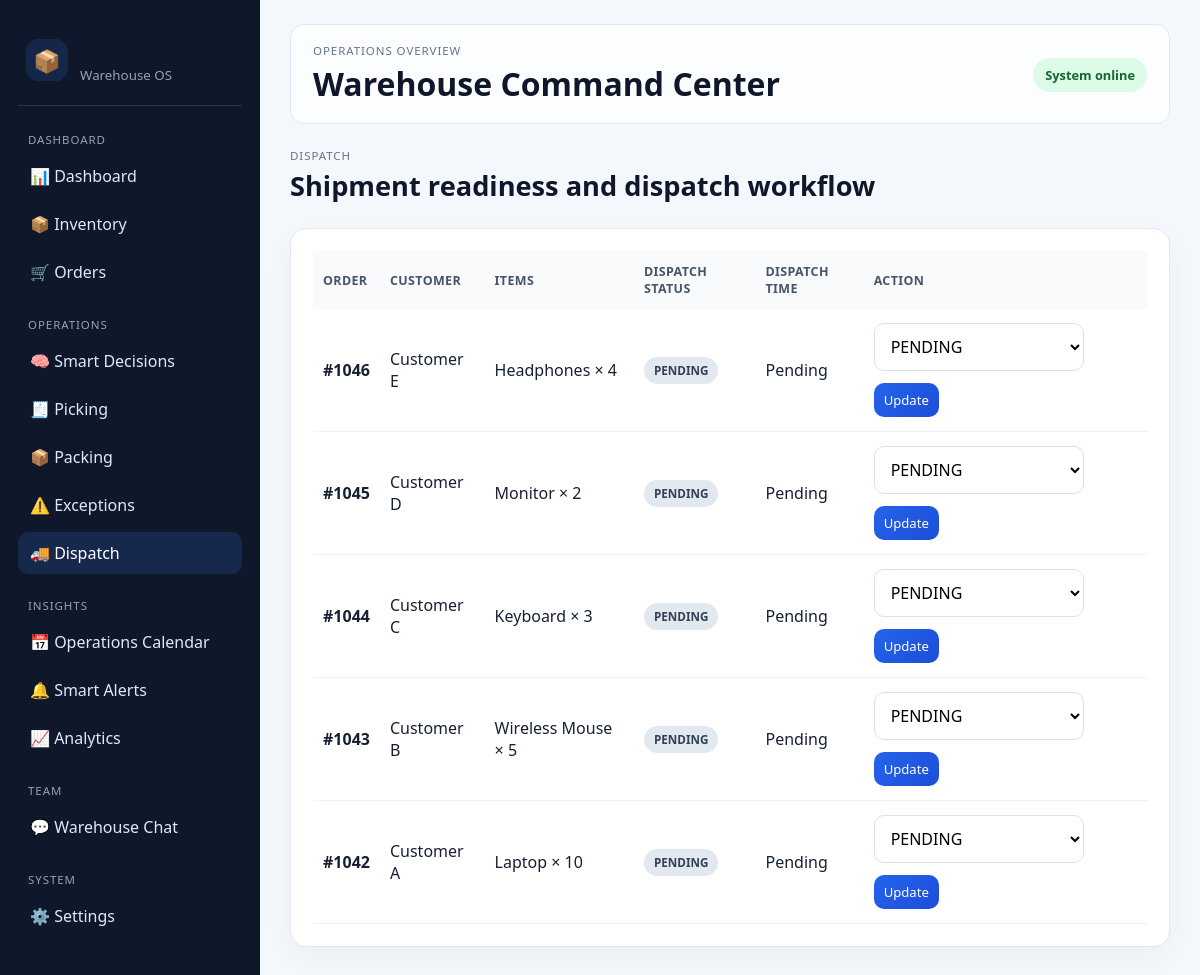
The page /dispatch on the database its author committed.
### tables this page shows
CREATE TABLE orders (
            id INTEGER PRIMARY KEY AUTOINCREMENT,
            order_number TEXT UNIQUE NOT NULL,
            customer TEXT NOT NULL,
            sku TEXT NOT NULL,
            product_name TEXT NOT NULL,
            quantity INTEGER NOT NULL,
            priority TEXT NOT NULL,
            priority_score INTEGER NOT NULL,
            due_date TEXT NOT NULL,
            status TEXT NOT NULL,
            allocated_quantity INTEGER DEFAULT 0,
            shortage_quantity INTEGER DEFAULT 0
        , picking_status TEXT NOT NULL DEFAULT "PENDING", packing_status TEXT NOT NULL DEFAULT "PENDING", dispatch_status TEXT NOT NULL DEFAULT "PENDING", dispatch_time TEXT);

### app.py (the view)
@app.route('/dispatch', methods=['GET'])
def dispatch():
    conn = get_db()
    rows = conn.execute(
        '''
        SELECT o.id, o.order_number, o.customer, o.product_name, o.quantity, o.dispatch_status, o.dispatch_time
        FROM orders o
        ORDER BY o.id DESC
        '''
    ).fetchall()
    conn.close()
    return render_template('dispatch.html', orders=rows)

### database.py (called while the page is built)
def get_db():
    conn = sqlite3.connect(DATABASE)
    conn.row_factory = sqlite3.Row
    return conn

### templates/dispatch.html (shortened to what this page needs)
{% extends "base.html" %}
{% block content %}
<div class="page-header">
    <div>
        <p class="eyebrow">Dispatch</p>
        <h2>Shipment readiness and dispatch workflow</h2>
    </div>
</div>
<section class="panel">
    <div class="table-wrap">
        <table>
            <thead>
                <tr>
                    <th>Order</th>
                    <th>Customer</th>
                    <th>Items</th>
                    <th>Dispatch Status</th>
                    <th>Dispatch Time</th>
                    <th>Action</th>
                </tr>
            </thead>
            <tbody>
                {% for order in orders %}
                <tr>
                    <td><strong>{{ order['order_number'] }}</strong></td>
                    <td>{{ order['customer'] }}</td>
                    <td>{{ order['product_name'] }} × {{ order['quantity'] }}</td>
                    <td><span class="status-badge {{ 'success' if order['dispatch_status'] == 'DISPATCHED' else 'warning' if order['dispatch_status'] == 'READY FOR DISPATCH' else 'neutral' }}">{{ order['dispatch_status'] }}</span></td>
                    <td>{{ order['dispatch_time'] or 'Pending' }}</td>
                    <td>
                        <form method="post" action="/dispatch/update/{{ order['id'] }}" class="inline-form compact-form">
                            <select name="status">
                                <option value="PENDING" {% if order['dispatch_status'] == 'PENDING' %}selected{% endif %}>PENDING</option>
                            </select>
                            <button type="submit" class="small-btn">Update</button>
                        </form>
                    </td>
                </tr>
                {% else %}
                <tr><td colspan="6">No dispatch tasks available.</td></tr>
                {% endfor %}
            </tbody>
        </table>
    </div>
</section>
{% endblock %}

### static/style.css (style rules this page uses)
* { box-sizing: border-box; margin: 0; padding: 0; font-family: "Segoe UI", Arial, sans-serif; }
body { display: flex; background: #f4f7fb; color: #172033; }
button, input, select, textarea { font: inherit; }
button { border: none; border-radius: 10px; padding: 10px 16px; background: linear-gradient(135deg, #2563eb, #1d4ed8); color: white; cursor: pointer; transition: 0.2s ease; }
.eyebrow { font-size: 0.72rem; letter-spacing: 0.08em; text-transform: uppercase; color: #64748b; margin-bottom: 4px; }
h1, h2, h3 { color: #0f172a; }
.page-header { display: flex; align-items: center; justify-content: space-between; margin-bottom: 24px; }
.page-header h2 { font-size: 1.7rem; }
.metric-card, .panel, .decision-card { background: white; border: 1px solid #e2e8f0; border-radius: 16px; box-shadow: 0 10px 30px rgba(15, 23, 42, 0.04); }
.panel { padding: 22px; }
.table-wrap { overflow-x: auto; }
table { width: 100%; border-collapse: collapse; min-width: 720px; }
th { text-align: left; background: #f8fafc; color: #475569; padding: 12px 10px; font-size: 0.78rem; letter-spacing: 0.03em; text-transform: uppercase; }
td { padding: 14px 10px; border-bottom: 1px solid #edf2f7; vertical-align: middle; }
.status-badge { display: inline-block; padding: 6px 10px; border-radius: 999px; font-size: 0.73rem; font-weight: 700; text-transform: uppercase; }
.status-badge.neutral { background: #e2e8f0; color: #334155; }
.search-form, .inline-form { display: flex; gap: 12px; flex-wrap: wrap; }
.search-form input, .search-form select, .inline-form input, .inline-form select, textarea { padding: 11px 12px; border-radius: 10px; border: 1px solid #dbe2ee; background: white; }
.inline-form { align-items: center; }
.small-btn { padding: 8px 10px; font-size: 0.82rem; }

### rows shown on the page
orders: order_number "#1046", customer "Customer E", product_name "Headphones", quantity "4", dispatch_status "PENDING", order "Pending", status "PENDING"
orders: order_number "#1045", customer "Customer D", product_name "Monitor", quantity "2", dispatch_status "PENDING", order "Pending", status "PENDING"
orders: order_number "#1044", customer "Customer C", product_name "Keyboard", quantity "3", dispatch_status "PENDING", order "Pending", status "PENDING"
orders: order_number "#1043", customer "Customer B", product_name "Wireless Mouse", quantity "5", dispatch_status "PENDING", order "Pending", status "PENDING"
orders: order_number "#1042", customer "Customer A", product_name "Laptop", quantity "10", dispatch_status "PENDING", order "Pending", status "PENDING"
